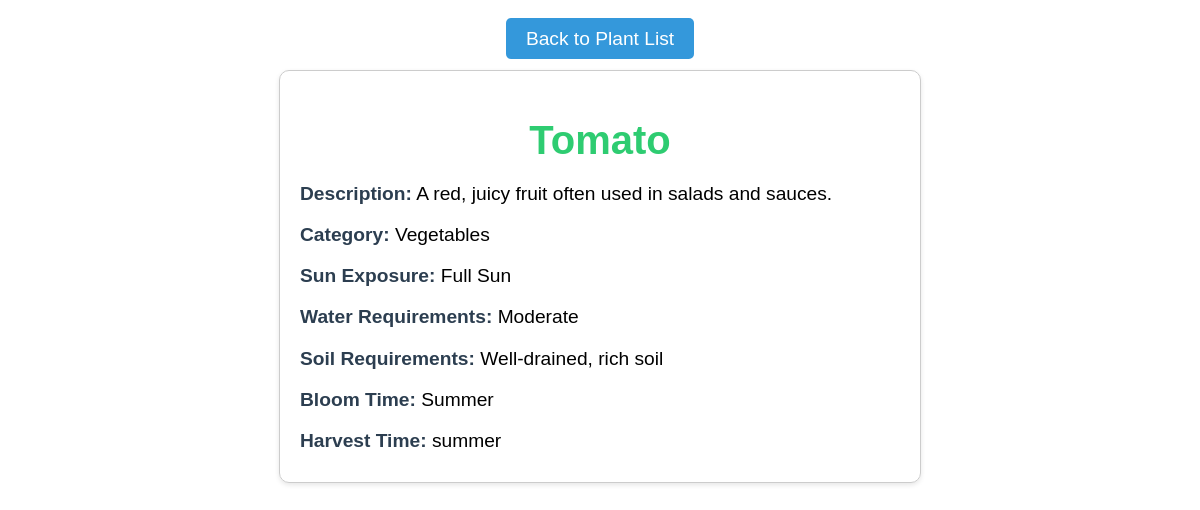
Screenshot of /plants/1/ with the database file from the repository.
### plants/models.py (models this page shows, shortened)
class Plant(models.Model):
    name = models.CharField(max_length=100)
    description = models.TextField(blank=True)  # Optional description of the plant
    category = models.ForeignKey(PlantCategory, on_delete=models.SET_NULL, null=  True) # Each plant belongs to a category
    sun_exposure = models.CharField(max_length=50, choices=[
        ('full_sun', 'Full Sun'),
        ('partial_shade', 'Partial Shade'),
        ('full_shade', 'Full Shade'),
    ])  # Sunlight requirements (e.g., full sun, partial shade)
    water_requirements = models.CharField(max_length=50, choices=[
        ('low', 'Low'),
        ('moderate', 'Moderate'),
        ('high', 'High'),
    ])  # Watering needs (e.g., frequent, moderate)
    soil_requirements = models.CharField(max_length=100)
    bloom_time = models.CharField(max_length=50, choices=[
        ('spring', 'Spring'),
        ('summer', 'Summer'),
        ('fall', 'Fall'),
        ('winter', 'Winter'),
    ], blank=True, null=True)  # Flowering time for plants which is optional for some plants
    harvest_time = models.CharField(max_length=50, blank=True, null=True)  # Optional harvest time for vegetables and fruit-bearing plants

class PlantCategory(models.Model):
    name = models.CharField(max_length=100)

### plants/views.py (the view)
# urls.py: path('<int:plant_id>/', views.plant_detail, name='plant_detail'),  # URL for a plant's detail view
def plant_detail(request, plant_id):
    plant = Plant.objects.get(id=plant_id)  # Fetch plant by ID
    return render(request, 'plants/plant_detail.html', {'plant': plant})

### plants/templates/plants/plant_detail.html (shortened to what this page needs)
{% load static %}
<!DOCTYPE html>
<html lang="en">
<head>
    <link rel="stylesheet" href="{% static 'plants/css/plant_detail.css' %}">
</head>
<body>
    <div class="back-button">
        <a href="{% url 'plant_list' %}" class="btn-back">Back to Plant List</a>
    </div>
    <div class="plant-detail-container">
        <h1>{{ plant.name }}</h1>
        <p><strong>Description:</strong> {{ plant.description }}</p>
        <p><strong>Category:</strong> {{ plant.category.name }}</p>
        <p><strong>Sun Exposure:</strong> {{ plant.get_sun_exposure_display }}</p>
        <p><strong>Water Requirements:</strong> {{ plant.get_water_requirements_display }}</p>
        <p><strong>Soil Requirements:</strong> {{ plant.soil_requirements }}</p>
        {% if plant.bloom_time %}
            <p><strong>Bloom Time:</strong> {{ plant.get_bloom_time_display }}</p>
        {% endif %}
        {% if plant.harvest_time %}
            <p><strong>Harvest Time:</strong> {{ plant.harvest_time }}</p>
        {% endif %}
    </div>
</body>
</html>

### plants/static/plants/css/plant_detail.css (style rules this page uses)
body { font-family: Arial, sans-serif; padding: 20px; }
h1 { text-align: center; color: #2ecc71; font-size: 2.5rem; margin-bottom: 20px; }
.back-button { margin-bottom: 20px; text-align: center; }
.btn-back { padding: 10px 20px; background-color: #3498db; color: white; text-decoration: none; border-radius: 5px; font-size: 1.2rem; }
.plant-detail-container { max-width: 600px; margin: 0 auto; padding: 20px; border: 1px solid #ccc; border-radius: 10px; box-shadow: 0 2px 5px rgba(0, 0, 0, 0.1); }
.plant-detail-container p { font-size: 1.2rem; margin-bottom: 10px; }
.plant-detail-container strong { color: #2c3e50; }

### rows the page displays
Plant: name "Tomato", description "A red, juicy fruit often used in salads and sauces.", category.name "Vegetables", sun_exposure "Full Sun", water_requirements "Moderate", soil_requirements "Well-drained, rich soil", bloom_time "Summer", harvest_time "summer"
